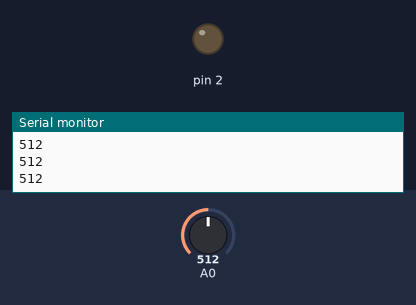
The sketch below on a simulated Arduino Uno, built with avr-gcc and run on an emulated ATmega328P. Shown: output pins drawn as LEDs (lit = HIGH), the last lines printed to the serial monitor. The inputs (shaded band) are chosen by the test bench; at power-on: A0 = 512.

Above: at 1.2 s.
1.3 s: A0 set to 582
2.8 s: A0 set to 619
At 4.1 s:
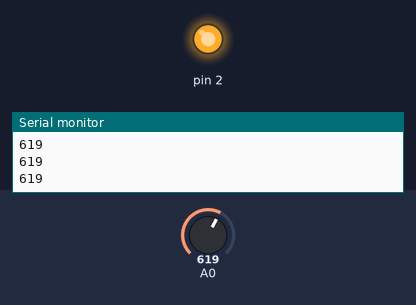
4.4 s: A0 set to 590
At 5.6 s:
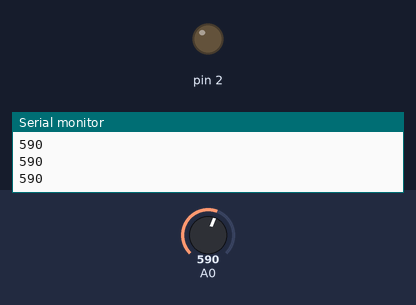
6.0 s: A0 set to 610
At 7.0 s:
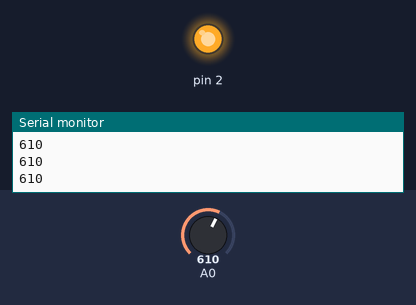
Timing chart, 0 to 8.6 s (numbered marks = the images above; inputs shaded):
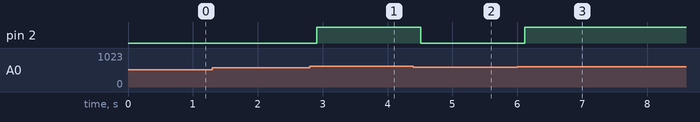

Measured:
- the behaviour switches between 600 and 601 on A0 (found by bisection; images 0 and 1)
- after the input at 2.8 s, pin 2: LOW → HIGH after 0.11 s
- after the input at 4.4 s, pin 2: HIGH → LOW after 0.11 s
- after the input at 6.0 s, pin 2: LOW → HIGH after 0.12 s

The sketch:

light_sensor.ino
```cpp
// Reads analog sensor and turns LED on when reading exceeds threshold value

int sensorValue;    // Variable to store the analog sensor reading (0-1023)

void setup() {
  // Initialize serial communication for debugging at 9600 baud
  Serial.begin(9600);

  // Configure pin 2 as digital output for LED control
  pinMode(2, OUTPUT);
}

void loop() {
  // Read analog sensor value from pin A0 (potentiometer, light sensor, etc.)
  sensorValue = analogRead(A0);

  // Send sensor reading to serial monitor for debugging
  Serial.println(sensorValue);

  // Small delay to prevent overwhelming serial monitor
  delay(100);

  // Check if sensor reading exceeds threshold value
  if (sensorValue > 600) {       // Threshold set to 600 (adjust as needed)
    digitalWrite(2, HIGH);       // Turn LED on when threshold exceeded
  }
  else {
    digitalWrite(2, LOW);        // Turn LED off when below threshold
  }
}
```
